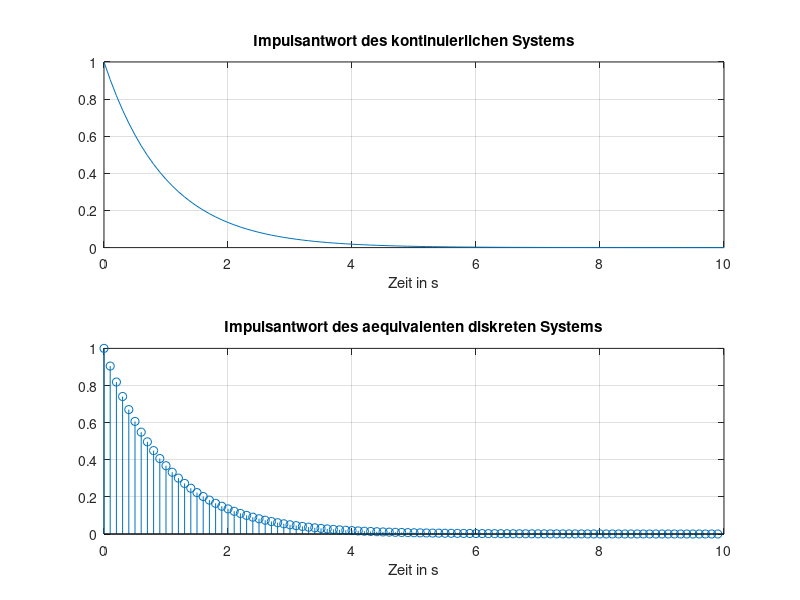

MATLAB code for this plot:
% Programm (pbeisp_5.m) zur Parametrierung des Modells 
% beisp_5.mdl

%------- Signale der Generatoren
t1 = 0:0.01:10;               u1 = sin(2*pi*t1/1.5);
t2 = 0:0.02:10;               u2 = sign(cos(2*pi*t2/2));

A1 = [t1',u1'];               A2 = [t2',u2'];   

%------- Abtastperiode
Ts = 0.1;                
%------- Kontinuierliches System
bk = 1;                       ak = [1 1];
%------- Diskretes System
[bd, ad] = impinvar(bk,ak,1/Ts);

%------- Impulsantwort des kontinuierlichen und diskreten Systems

my_sysk = tf(bk,ak);          % LTI-System
tfinal = 10;
[hk, tk] = impulse(my_sysk, tfinal);

ni = tfinal/Ts;
hd = filter(bd,ad,[1, zeros(1,ni-1)]);

figure(1);    clf;
subplot(211), plot(tk, hk);
title('Impulsantwort des kontinuierlichen Systems');
xlabel('Zeit in s');          grid;

subplot(212), stem((0:ni-1)*Ts, hd/Ts);
title('Impulsantwort des aequivalenten diskreten Systems');
xlabel('Zeit in s');          grid;
